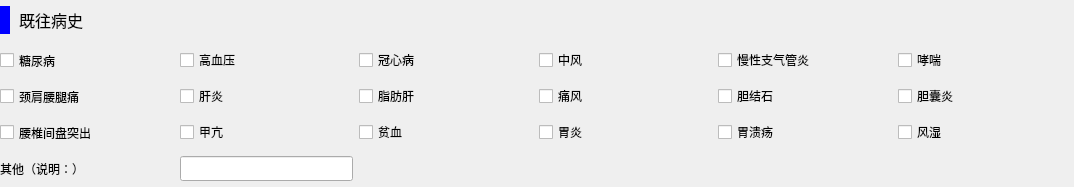
<?xml version="1.0" encoding="UTF-8"?>
<ui version="4.0">
 <class>T3L2</class>
 <widget class="QWidget" name="T3L2">
  <property name="geometry">
   <rect>
    <x>0</x>
    <y>0</y>
    <width>1074</width>
    <height>187</height>
   </rect>
  </property>
  <property name="windowTitle">
   <string>Form</string>
  </property>
  <widget class="QWidget" name="gridLayoutWidget">
   <property name="geometry">
    <rect>
     <x>0</x>
     <y>0</y>
     <width>1071</width>
     <height>184</height>
    </rect>
   </property>
   <property name="font">
    <font>
     <family>微软雅黑</family>
    </font>
   </property>
   <layout class="QGridLayout" name="gridLayout" columnstretch="1,1,1,1,1,1">
    <item row="1" column="3">
     <widget class="QCheckBox" name="s14">
      <property name="font">
       <font>
        <family>微软雅黑</family>
       </font>
      </property>
      <property name="text">
       <string>中风</string>
      </property>
     </widget>
    </item>
    <item row="1" column="4">
     <widget class="QCheckBox" name="s15">
      <property name="font">
       <font>
        <family>微软雅黑</family>
       </font>
      </property>
      <property name="text">
       <string>慢性支气管炎</string>
      </property>
     </widget>
    </item>
    <item row="1" column="1">
     <widget class="QCheckBox" name="s12">
      <property name="font">
       <font>
        <family>微软雅黑</family>
       </font>
      </property>
      <property name="text">
       <string>高血压</string>
      </property>
     </widget>
    </item>
    <item row="2" column="0">
     <widget class="QCheckBox" name="s21">
      <property name="minimumSize">
       <size>
        <width>0</width>
        <height>29</height>
       </size>
      </property>
      <property name="font">
       <font>
        <family>微软雅黑</family>
       </font>
      </property>
      <property name="text">
       <string>颈肩腰腿痛</string>
      </property>
     </widget>
    </item>
    <item row="1" column="5">
     <widget class="QCheckBox" name="s16">
      <property name="font">
       <font>
        <family>微软雅黑</family>
       </font>
      </property>
      <property name="text">
       <string>哮喘</string>
      </property>
     </widget>
    </item>
    <item row="3" column="0">
     <widget class="QCheckBox" name="s31">
      <property name="minimumSize">
       <size>
        <width>0</width>
        <height>29</height>
       </size>
      </property>
      <property name="font">
       <font>
        <family>微软雅黑</family>
       </font>
      </property>
      <property name="text">
       <string>腰椎间盘突出</string>
      </property>
     </widget>
    </item>
    <item row="1" column="2">
     <widget class="QCheckBox" name="s13">
      <property name="font">
       <font>
        <family>微软雅黑</family>
       </font>
      </property>
      <property name="text">
       <string>冠心病</string>
      </property>
     </widget>
    </item>
    <item row="1" column="0">
     <widget class="QCheckBox" name="s11">
      <property name="minimumSize">
       <size>
        <width>0</width>
        <height>29</height>
       </size>
      </property>
      <property name="font">
       <font>
        <family>微软雅黑</family>
       </font>
      </property>
      <property name="text">
       <string>糖尿病</string>
      </property>
     </widget>
    </item>
    <item row="2" column="1">
     <widget class="QCheckBox" name="s22">
      <property name="font">
       <font>
        <family>微软雅黑</family>
       </font>
      </property>
      <property name="text">
       <string>肝炎</string>
      </property>
     </widget>
    </item>
    <item row="2" column="2">
     <widget class="QCheckBox" name="s23">
      <property name="font">
       <font>
        <family>微软雅黑</family>
       </font>
      </property>
      <property name="text">
       <string>脂肪肝</string>
      </property>
     </widget>
    </item>
    <item row="2" column="3">
     <widget class="QCheckBox" name="s24">
      <property name="font">
       <font>
        <family>微软雅黑</family>
       </font>
      </property>
      <property name="text">
       <string>痛风</string>
      </property>
     </widget>
    </item>
    <item row="2" column="4">
     <widget class="QCheckBox" name="s25">
      <property name="font">
       <font>
        <family>微软雅黑</family>
       </font>
      </property>
      <property name="text">
       <string>胆结石</string>
      </property>
     </widget>
    </item>
    <item row="2" column="5">
     <widget class="QCheckBox" name="s26">
      <property name="font">
       <font>
        <family>微软雅黑</family>
       </font>
      </property>
      <property name="text">
       <string>胆囊炎</string>
      </property>
     </widget>
    </item>
    <item row="3" column="1">
     <widget class="QCheckBox" name="s32">
      <property name="font">
       <font>
        <family>微软雅黑</family>
       </font>
      </property>
      <property name="text">
       <string>甲亢</string>
      </property>
     </widget>
    </item>
    <item row="3" column="2">
     <widget class="QCheckBox" name="s33">
      <property name="font">
       <font>
        <family>微软雅黑</family>
       </font>
      </property>
      <property name="text">
       <string>贫血</string>
      </property>
     </widget>
    </item>
    <item row="3" column="3">
     <widget class="QCheckBox" name="s34">
      <property name="font">
       <font>
        <family>微软雅黑</family>
       </font>
      </property>
      <property name="text">
       <string>胃炎</string>
      </property>
     </widget>
    </item>
    <item row="3" column="4">
     <widget class="QCheckBox" name="s35">
      <property name="font">
       <font>
        <family>微软雅黑</family>
       </font>
      </property>
      <property name="text">
       <string>胃溃疡</string>
      </property>
     </widget>
    </item>
    <item row="3" column="5">
     <widget class="QCheckBox" name="s36">
      <property name="font">
       <font>
        <family>微软雅黑</family>
       </font>
      </property>
      <property name="text">
       <string>风湿</string>
      </property>
     </widget>
    </item>
    <item row="4" column="1">
     <widget class="QLineEdit" name="s42">
      <property name="font">
       <font>
        <family>微软雅黑</family>
       </font>
      </property>
     </widget>
    </item>
    <item row="4" column="0">
     <widget class="QLabel" name="s41">
      <property name="minimumSize">
       <size>
        <width>0</width>
        <height>29</height>
       </size>
      </property>
      <property name="font">
       <font>
        <family>微软雅黑</family>
       </font>
      </property>
      <property name="text">
       <string>其他（说明：）</string>
      </property>
     </widget>
    </item>
    <item row="0" column="0" colspan="6">
     <widget class="QLabel" name="label_27">
      <property name="minimumSize">
       <size>
        <width>0</width>
        <height>38</height>
       </size>
      </property>
      <property name="maximumSize">
       <size>
        <width>16777215</width>
        <height>38</height>
       </size>
      </property>
      <property name="font">
       <font>
        <family>微软雅黑</family>
        <pointsize>12</pointsize>
       </font>
      </property>
      <property name="styleSheet">
       <string notr="true">border-left: 10px solid blue;
border-radius:5px;
padding-left: 5px;
</string>
      </property>
      <property name="text">
       <string>既往病史</string>
      </property>
     </widget>
    </item>
   </layout>
  </widget>
 </widget>
 <resources/>
 <connections/>
</ui>
